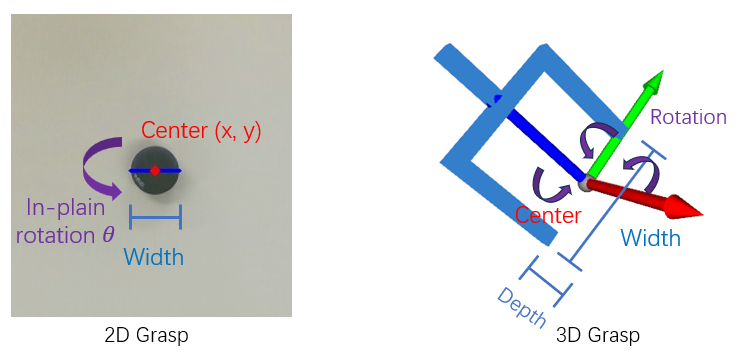
#> input picture assests/2D3DGrasp.png, 750 x 357 px
$ python -i image.py   (imports and definitions only)   (older library calls are emulated)
#> lines starting #> are read from the running program, lines starting #| are printed output that depends on the picture
import cv2
import numpy as np
import matplotlib.pyplot as plt
from imageio import imread
from skimage.transform import rotate, resize

import warnings
# [1 line not run here, left out]


class Image:
    """
    Wrapper around an image with some convenient functions.
    """
    def __init__(self, img):
        self.img = img

    def __getattr__(self, attr):
        # Pass along any other methods to the underlying ndarray
        return getattr(self.img, attr)

    @classmethod
    def from_file(cls, fname):
        return cls(imread(fname))

    def copy(self):
        """
        :return: Copy of self.
        """
        return self.__class__(self.img.copy())

    # [10 lines left out: function crop, not called in this run]

    def cropped(self, *args, **kwargs):
        """
        :return: Cropped copy of the image.
        """
        i = self.copy()
        i.crop(*args, **kwargs)
        return i

    # [74 lines left out: functions normalise, resize, resized, rotate, rotated, show and 2 more, not called in this run]


class DepthImage(Image):
    def __init__(self, img):
        super().__init__(img)

    # [38 lines left out: function from_pcd, not called in this run]

    @classmethod
    def from_tiff(cls, fname):
        return cls(imread(fname))

    # [35 lines left out: functions inpaint, gradients, normalise, not called in this run]


class WidthImage(Image):
    """
    A width image is one that describes the desired gripper width at each pixel.
    """
    # [13 lines left out: functions zoom, normalise, not called in this run]

>>> import cv2
>>> picture = cv2.imread('../../../assests/2D3DGrasp.png', cv2.IMREAD_GRAYSCALE)
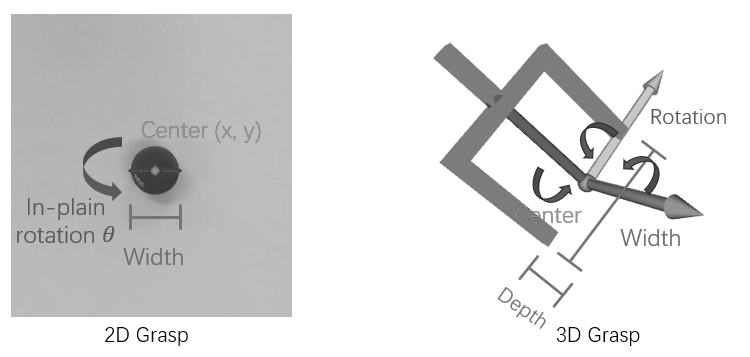
#> picture: shape (357, 750); min 0, max 255, mean 221.9
#> (the run stopped early here; a loop or call above may not have finished)

$ run again, on assests/pre-pose.png
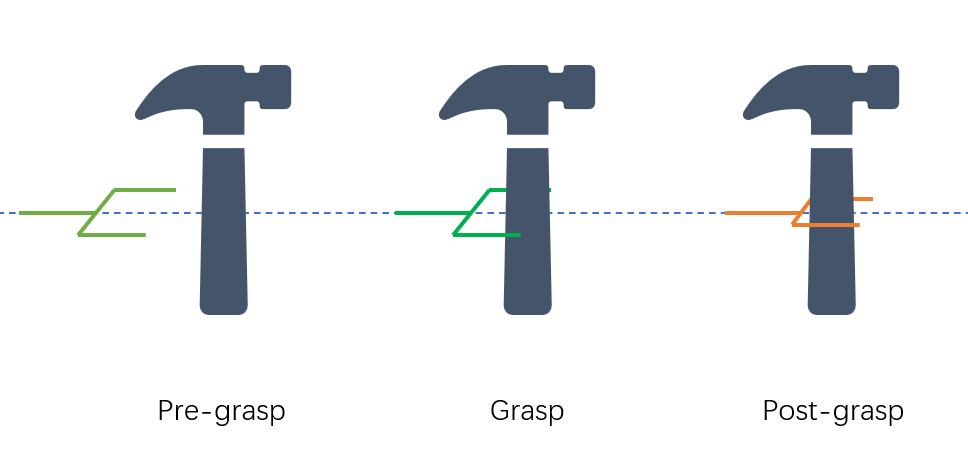
#> input picture assests/pre-pose.png, 968 x 452 px
#> `picture = cv2.imread('../../../assests/2D3DGrasp.png', cv2.IMREAD_GRAY..`:
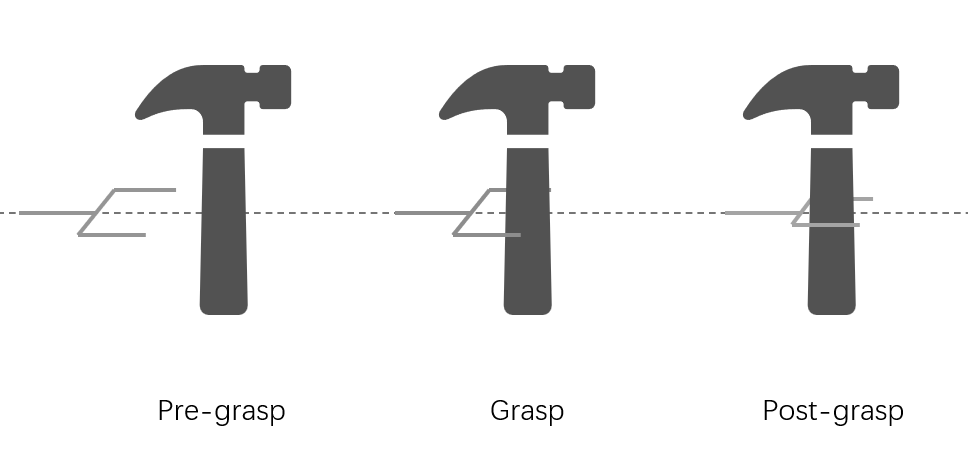
#> picture: shape (452, 968); min 0, max 255, mean 236.2
